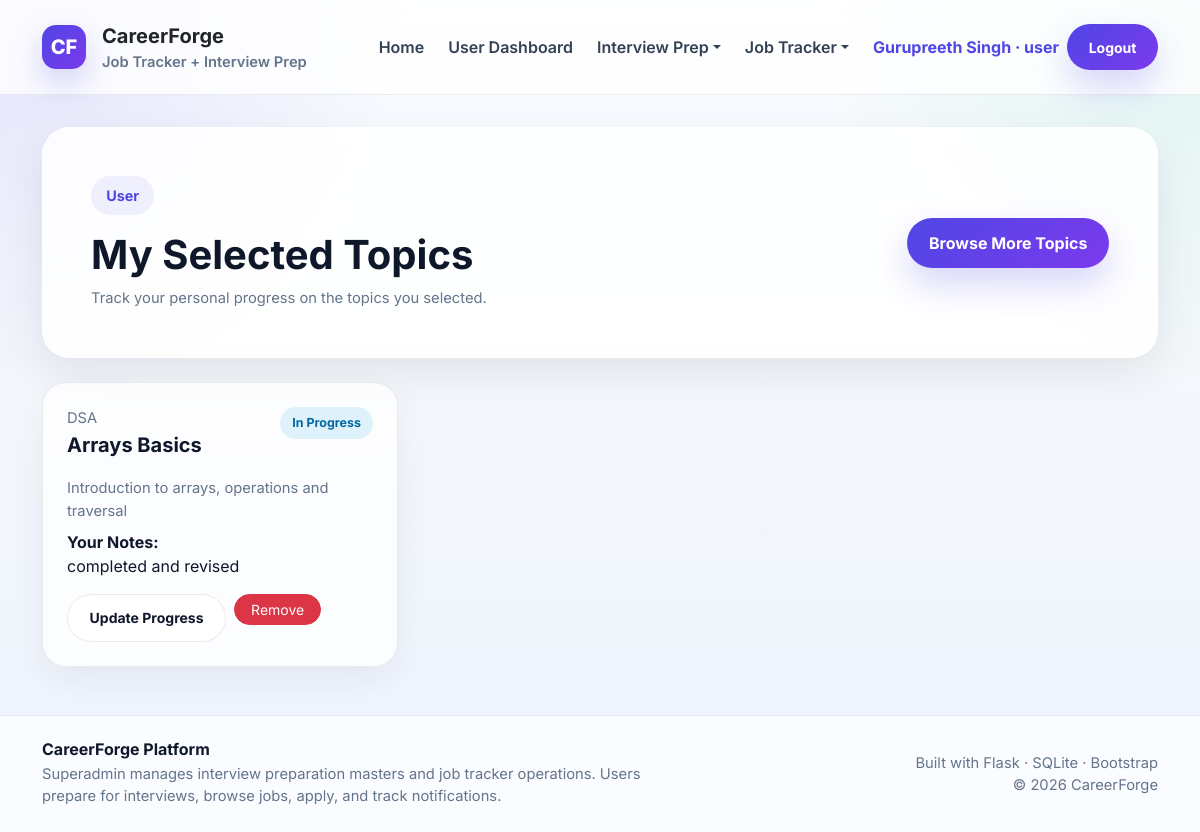
/user/my-topics (signed in), run on the app's committed database.
### tables this page shows
CREATE TABLE user_selected_topics (
            id INTEGER PRIMARY KEY AUTOINCREMENT,
            user_id INTEGER NOT NULL,
            topic_id INTEGER NOT NULL,
            progress_status TEXT DEFAULT 'Not Started',
            notes TEXT,
            created_at TIMESTAMP DEFAULT CURRENT_TIMESTAMP,
            UNIQUE(user_id, topic_id),
            FOREIGN KEY (user_id) REFERENCES users(id),
            FOREIGN KEY (topic_id) REFERENCES master_prep_topics(id)
        );

CREATE TABLE master_prep_topics (
            id INTEGER PRIMARY KEY AUTOINCREMENT,
            topic_name TEXT NOT NULL UNIQUE,
            category TEXT,
            description TEXT,
            created_by INTEGER,
            created_at TIMESTAMP DEFAULT CURRENT_TIMESTAMP, is_active INTEGER DEFAULT 1,
            FOREIGN KEY (created_by) REFERENCES users(id)
        );

### app.py (the view)
@app.route("/user/my-topics")
@login_required
@role_required("user")
def my_topics():
    db = get_db()
    user_id = session.get("user_id")
    topics = db.execute(
        """
        SELECT ust.*, mpt.topic_name, mpt.category, mpt.description
        FROM user_selected_topics ust
        INNER JOIN master_prep_topics mpt ON ust.topic_id = mpt.id
        WHERE ust.user_id = ? AND mpt.is_active = 1
        ORDER BY ust.id DESC
        """,
        (user_id,),
    ).fetchall()
    return render_template("my_topics.html", topics=topics)

### app.py (called while the page is built)
def get_db():
    if "db" not in g:
        g.db = sqlite3.connect(DATABASE)
        g.db.row_factory = sqlite3.Row
        g.db.execute("PRAGMA foreign_keys = ON")
    return g.db

def login_required(f):
    @wraps(f)
    def decorated_function(*args, **kwargs):
        if "user_id" not in session:
            flash("Please login first.", "warning")
            return redirect(url_for("login"))
        return f(*args, **kwargs)
    return decorated_function

def role_required(required_role):
    def decorator(f):
        @wraps(f)
        def decorated_function(*args, **kwargs):
            if "user_id" not in session:
                flash("Please login first.", "warning")
                return redirect(url_for("login"))
            if session.get("role") != required_role:
                flash("You are not authorized to access this page.", "danger")
                return redirect(url_for("login"))
            return f(*args, **kwargs)
        return decorated_function
    return decorator

@app.context_processor
def inject_user():
    unread_notifications = 0
    if "user_id" in session:
        try:
            db = get_db()
            unread_notifications = db.execute(
                """
                SELECT COUNT(*) AS count
                FROM notifications
                WHERE user_id = ? AND is_read = 0
                """,
                (session.get("user_id"),),
            ).fetchone()["count"]
        except Exception:
            unread_notifications = 0
    return {
        "current_user_name": session.get("full_name"),
        "current_user_role": session.get("role"),
        "current_user_id": session.get("user_id"),
        "is_logged_in": "user_id" in session,
        "unread_notifications_count": unread_notifications,
    }

### templates/my_topics.html (shortened to what this page needs)
{% extends "base.html" %}
{% block content %}
<section class="glass-card p-4 p-md-5 mb-4">
  <div class="d-flex flex-column flex-lg-row justify-content-between align-items-lg-center gap-3">
    <div><span class="section-pill">User</span><h1 class="fw-bold mt-3 mb-2">My Selected Topics</h1><p class="small-muted mb-0">Track your personal progress on the topics you selected.</p></div>
    <a href="{{ url_for('available_topics') }}" class="btn btn-primary-soft">Browse More Topics</a>
  </div>
</section>
<section class="row g-4">
{% for topic in topics %}
  <div class="col-md-6 col-xl-4">
    <div class="soft-card p-4 h-100">
      <div class="d-flex justify-content-between align-items-start gap-3 mb-3">
        <div>
          <div class="small-muted mb-1">{{ topic.category if topic.category else 'General' }}</div>
          <h5 class="fw-bold mb-1">{{ topic.topic_name }}</h5>
        </div>
        <span class="status-badge status-user">{{ topic.progress_status }}</span>
      </div>
      <p class="small-muted mb-2">{{ topic.description if topic.description else 'No description.' }}</p>
      <div class="mb-3"><strong>Your Notes:</strong><br>{{ topic.notes if topic.notes else 'No personal notes yet.' }}</div>
      <div class="d-flex gap-2 flex-wrap">
        <a href="{{ url_for('update_my_topic', selected_topic_id=topic.id) }}" class="btn btn-light-soft btn-sm">Update Progress</a>
        <form method="POST" action="{{ url_for('remove_my_topic', selected_topic_id=topic.id) }}" onsubmit="return confirm('Remove this topic from your list?');">
          <button type="submit" class="btn btn-sm btn-danger rounded-pill px-3">Remove</button>
        </form>
      </div>
    </div>
  </div>
{% else %}
  <div class="col-12"><div class="soft-card p-4 text-center"><div class="fw-bold mb-2">No selected topics yet</div><a href="{{ url_for('available_topics') }}" class="btn btn-primary-soft btn-sm">Browse Topics</a></div></div>
{% endfor %}
</section>
{% endblock %}

### templates/base.html (style rules this page uses)
:root { --text: #0f172a; --muted: #64748b; --line: rgba(15, 23, 42, 0.08); --card: rgba(255, 255, 255, 0.88); --primary: #4f46e5; --primary-2: #7c3aed; --success: #059669; --warning: #d97706; --danger: #dc2626; }
body { margin: 0; font-family: "Inter", sans-serif; color: var(--text); background: radial-gradient(circle at top left, rgba(79, 70, 229, 0.12), transparent 28%), radial-gradient(circle at top right, rgba(16, 185, 129, 0.10), transparent 26%), linear-gradient(180deg, #f8fbff 0%, #f4f7fb 48%, #eef4ff 100%); min-height: 100vh; }
.btn-primary-soft { background: linear-gradient(135deg, var(--primary), var(--primary-2)); color: #fff; border: none; border-radius: 999px; font-weight: 700; padding: 0.8rem 1.35rem; box-shadow: 0 16px 34px rgba(79, 70, 229, 0.22); }
.btn-light-soft { background: rgba(255, 255, 255, 0.9); color: var(--text); border: 1px solid var(--line); border-radius: 999px; font-weight: 700; padding: 0.8rem 1.35rem; }
.glass-card { background: var(--card); border: 1px solid rgba(255, 255, 255, 0.7); box-shadow: 0 18px 45px rgba(15, 23, 42, 0.08); border-radius: 28px; }
.soft-card { background: rgba(255, 255, 255, 0.76); border: 1px solid var(--line); border-radius: 24px; box-shadow: 0 14px 36px rgba(15, 23, 42, 0.06); }
.section-pill { display: inline-flex; align-items: center; gap: .5rem; border-radius: 999px; padding: .55rem .95rem; background: rgba(79, 70, 229, 0.08); color: var(--primary); font-size: .9rem; font-weight: 700; }
.status-badge { border-radius: 999px; padding: .4rem .75rem; font-size: .78rem; font-weight: 700; display: inline-block; }
.status-user { background: rgba(14, 165, 233, .12); color: #0369a1; }
.small-muted { color: var(--muted); font-size: .92rem; }

### data on the page
user_selected_topics: category "DSA", topic_name "Arrays Basics", progress_status "In Progress", description "Introduction to arrays, operations and traversal", notes "completed and revised"

### other printed values
{{ current_user_name }} "Gurupreeth Singh"
{{ current_user_role }} "user"
